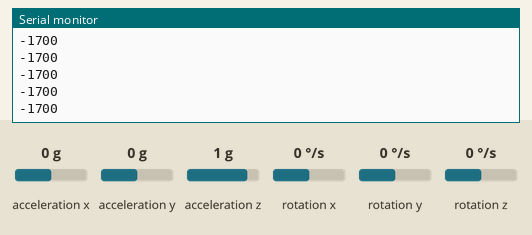
The program below on a simulated ESP32-C3. On the bench: the last lines printed to the serial monitor. The test bench sets the inputs (shaded band); at power-on: acceleration y 0 g, acceleration x 0 g, acceleration z 1 g, rotation x 0 °/s, rotation y 0 °/s, rotation z 0 °/s.

Above: at 1.7 s.
1.8 s: acceleration y set to -1.4 g
At 2.7 s:
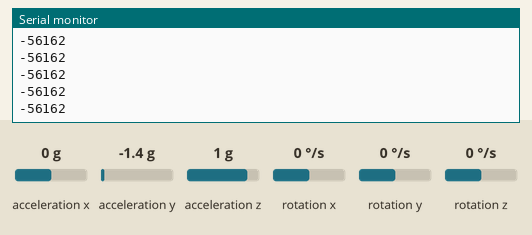
3.3 s: acceleration x set to -1.4 g
At 3.9 s:
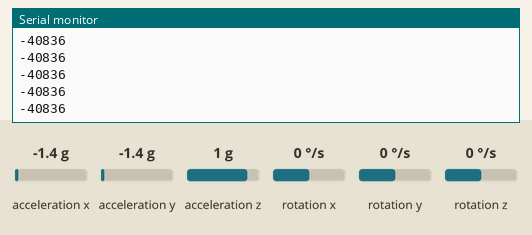
4.8 s: acceleration z set to -1.4 g
At 5.8 s:
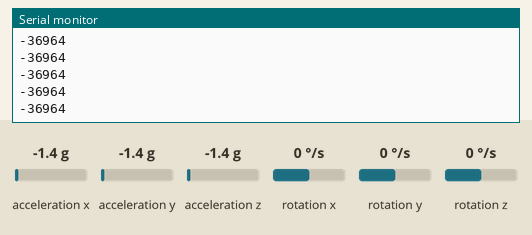
Timing chart, 0 to 7.8 s (numbered marks = the images above; inputs shaded):
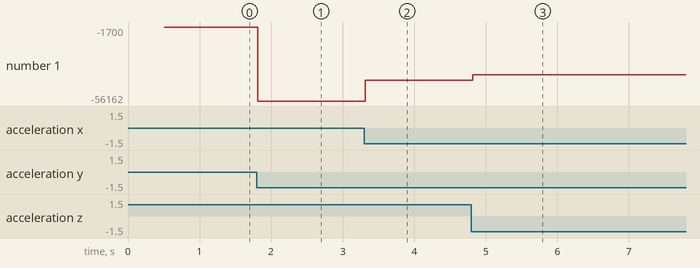

Measured:
- after the input at 1.8 s, the serial monitor: prints a new line at once (image 1)
- after the input at 3.3 s, the serial monitor: prints a new line at once (image 2)
- after the input at 4.8 s, the serial monitor: prints a new line at once (image 3)
- plotted number 1: -1700 → -56162 after the input at 1.8 s, -56162 → -40836 after the input at 3.3 s, -40836 → -36964 after the input at 4.8 s

The program:

main.cpp
```cpp
#include <Arduino.h>
#include "MPU9250.h"
#include <MadgwickAHRS.h>
#include <RunningMedian.h>

Madgwick filter;
MPU9250 mpu;
RunningMedian samples = RunningMedian(5);

void print_roll_pitch_yaw();
void print_calibration();

// Set pins for I2C1
#define RX1 2
#define TX1 3

void setup() {
  Serial.begin(115200);
  Serial1.begin(115200, SERIAL_8N1, RX1, TX1);

  Wire.begin(19, 18);

  delay(500);
  if (!mpu.setup(0x69)) {
    while (1) {
      Serial.println("MPU connection failed. Please check your connection with `connection_check` example.");
      delay(1000);
    }
  }
  filter.begin(25);
}


void loop() {
  mpu.update();
  samples.add(mpu.getRoll());

  // float ax, ay, az;
  // float gx, gy, gz;

  // // convert from raw data to gravity and degrees/second units
  // ax = mpu.getAccX();
  // ay = mpu.getAccY();
  // az = mpu.getAccZ();
  // gx = mpu.getGyroX();
  // gy = mpu.getGyroY();
  // gz = mpu.getGyroZ();

  // // update the filter, which computes orientation
  // filter.updateIMU(gx, gy, gz, ax, ay, az);

  // print the heading, pitch and roll
  int curr_angle = (int)(samples.getMedian() * 1000) - 1700;
  Serial.println(curr_angle);
  Serial1.println(curr_angle);
}


void print_roll_pitch_yaw()
{
  Serial.print("Yaw, Pitch, Roll: ");
  Serial.print(mpu.getYaw(), 2);
  Serial.print(", ");
  Serial.print(mpu.getPitch(), 2);
  Serial.print(", ");
  Serial.println(mpu.getRoll(), 2);
}
```
